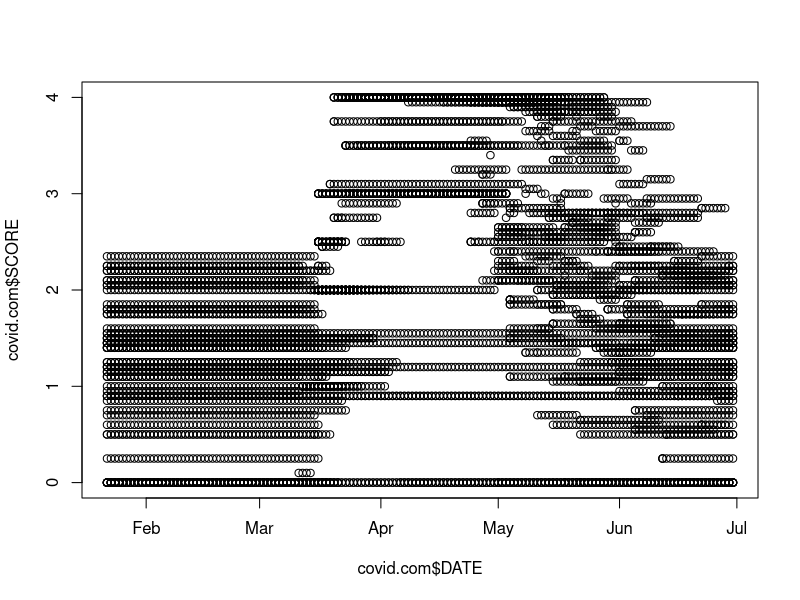
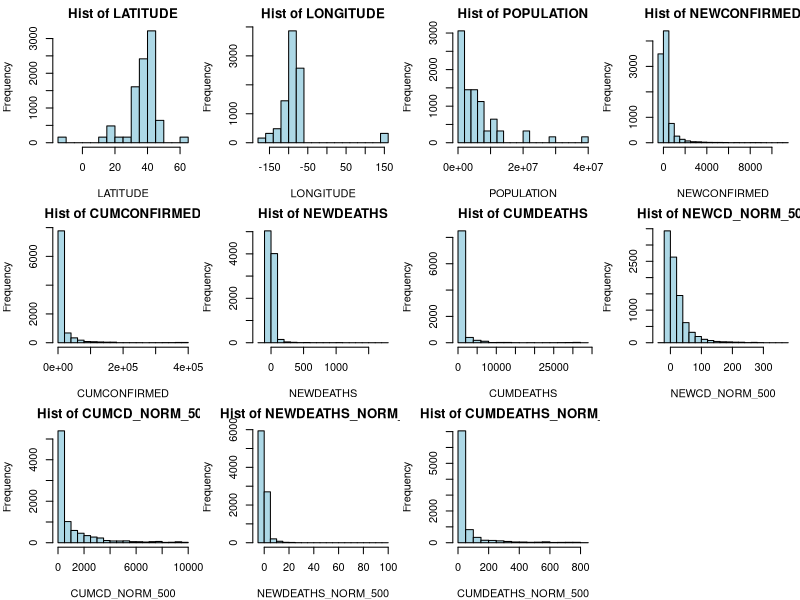
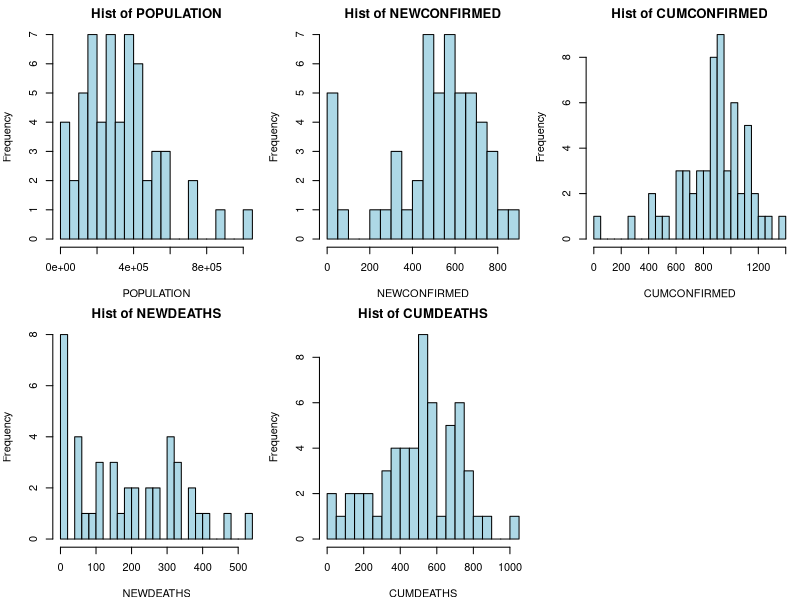

Generate these figures, in order, with R: (Note: this script raises an error after producing the figures.)
## ---- chunk 1
library("readxl")
library(tidyverse)
## ---- chunk 2
covid = data.frame(read_excel("covid1.xlsx"))
covid.g1 = data.frame(read_excel("COVID_G1.xlsx"))
## ---- chunk 3
covid$DATE = as.Date(covid$DATE)
## ---- chunk 4
covid.g1$DATE = as.Date(parse_date_time(covid.g1$DATE, orders="mdy"))
## ---- chunk 5
head(covid.g1, 50)
## ---- chunk 6
head(covid, 10)
## ---- chunk 7
covid.com = covid %>% full_join(covid.g1, by = c("STATE", "DATE"))
## ---- chunk 8
combine.attributes <- function(x, y) {
  n = length(x)
  for (i in 1:n) {
    if (is.na(x[i])) {
      x[i] = y[i]
    }
  }
  return (x)
}
## ---- chunk 9
redundant.attributes = c("STUSAB", "LATITUDE", "LONGITUDE", "STATEFP", "GNISID")
## ---- chunk 10
clean.combined.data <- function(data, attrs) {
  for (name in attrs) {
    data[, name] = combine.attributes(covid.com[, paste(name, ".x", sep="")], covid.com[, paste(name, ".y", sep="")])
    data[, paste(name, ".x", sep="")] = NULL
    data[, paste(name, ".y", sep="")] = NULL
  }
  return (data)
}
## ---- chunk 11
covid.com = clean.combined.data(covid.com, redundant.attributes)
## ---- chunk 12
extend.scores <- function(data) {
  n = dim(data)[1]
  scores = rep(0, n)
  index = 1
  while (is.na(data$SCORE[index])) {index = index + 1}
  curr.score = 0
  while (index < n+1) {
    if (!(is.na(data$SCORE[index]))) {
      curr_score = data$SCORE[index]
    }
    scores[index] = curr_score
    index = index + 1
  }
  return (scores)
}
## ---- chunk 13
covid.com$SCORE = extend.scores(covid.com)
## ---- chunk 14
head(covid.com, 10)
## ---- chunk 15
plot(covid.com$DATE, covid.com$SCORE)
## ---- chunk 16
cont.cols = c(5:11,14:17)
## ---- chunk 17
par(mfrow=c(3,4), mar=c(4,4,2,0.5)) # Setup grid, margins
for (j in cont.cols) {
  hist(covid[,j], xlab=colnames(covid)[j],
       main=paste("Hist of", colnames(covid)[j]),
       col="lightblue", breaks=20)
}
## ---- chunk 18
grouped.df = covid %>% group_by(STATE) %>% summarize(POPULATION = sum(sqrt(POPULATION), na.rm = TRUE), NEWCONFIRMED = sum(log(NEWCONFIRMED+1), na.rm = TRUE), CUMCONFIRMED = sum(log(CUMCONFIRMED+1), na.rm = TRUE), NEWDEATHS=sum(log(NEWDEATHS+1), na.rm = TRUE), CUMDEATHS=sum(log(CUMDEATHS+1), na.rm = TRUE)) %>% data.frame()
## ---- chunk 19
grouped.df
## ---- chunk 20
par(mfrow=c(2,3), mar=c(4,4,2,0.5)) # Setup grid, margins
for (j in (2:6)) {
  hist(grouped.df[,j], xlab=colnames(grouped.df)[j],
       main=paste("Hist of", colnames(grouped.df)[j]),
       col="lightblue", breaks=20)
}
## ---- chunk 21
# generate top n states with the most people
top_pop_states <- function(data, n=5) {
  d = data %>% group_by(STATE) %>% summarize(POPULATION = mean(POPULATION, na.rm = TRUE))
  return (top_n(d, n=n, wt=POPULATION)[[1]])                             
}
## ---- chunk 22
# plot covid cases for top population states
plot_states <- function(data, states, feature, x=2, y=3) {
  # top_states = top_pop_states(covid, n)
  par(mfrow=c(x,y), mar=c(4,4,2,0.5)) # Setup grid, margins
  for (state in states) {
    d = data %>% filter(STATE == state) %>% select(POPULATION, DATE, NEWCONFIRMED, CUMCONFIRMED, NEWDEATHS, CUMDEATHS)
    plot(d$DATE, d[,feature], xlab = "Time", ylab = feature, main = paste("COVID cases in", state), pch = 20)
  }
}
## ---- chunk 23
states = top_pop_states(covid)
plot_states(covid, 'NEWDEATHS')
## ---- chunk 24
plot_states(covid, 'NEWCONFIRMED')
## ---- chunk 25
write.csv(covid.com, "covid.com.csv")
